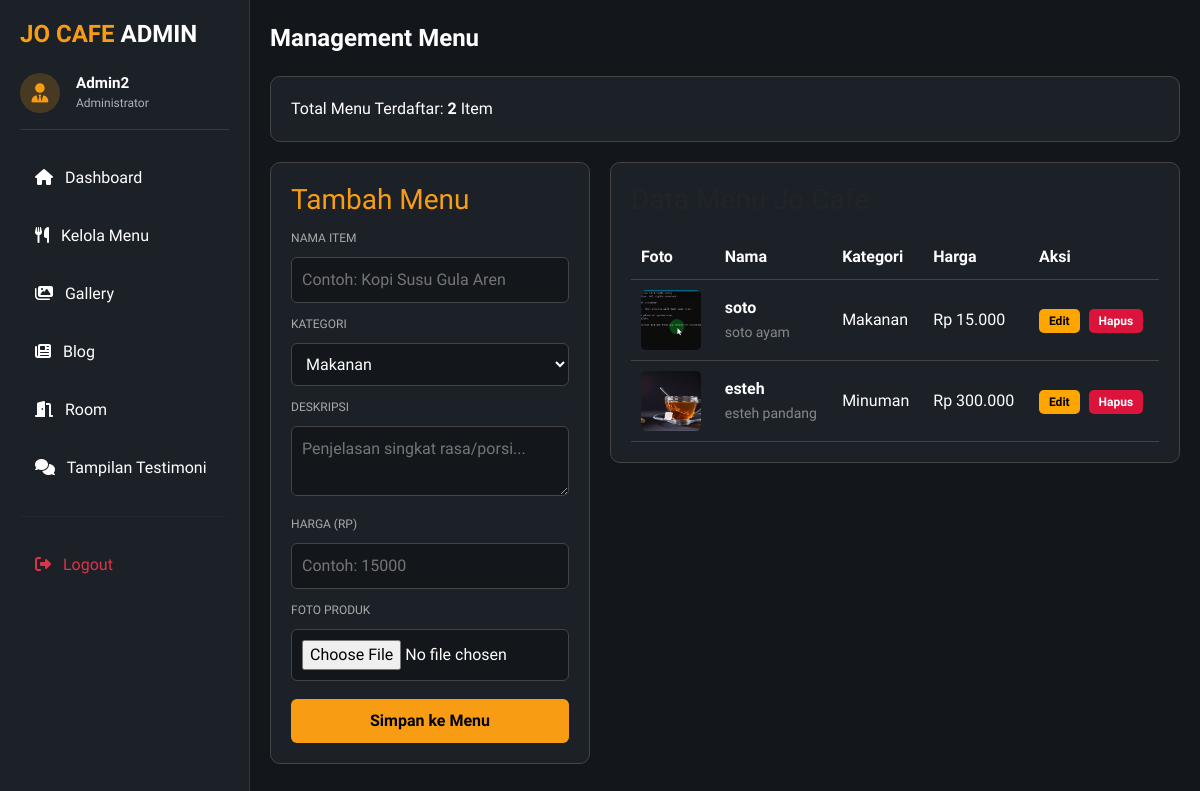
/dashboard/admin.php?page=menu (signed in), run on the app's committed database.
### tables this page shows
CREATE TABLE `menu` (
  `id_menu` int(11) NOT NULL,
  `id_admin` int(11) DEFAULT NULL,
  `nama_item` varchar(100) DEFAULT NULL,
  `kategori` enum('makanan','minuman') DEFAULT NULL,
  `deskripsi` text DEFAULT NULL,
  `harga` decimal(10,2) DEFAULT NULL,
  `gambar` varchar(255) DEFAULT NULL
);

### menu.php (the view, shortened to what this page needs)
<?php
include_once "../config/koneksi.php";
$is_edit = false;
$edit_data = ['id_menu' => '', 'nama_item' => '', 'kategori' => '', 'deskripsi' => '', 'harga' => '', 'gambar' => ''];
?>
<div class="content-menu">
    <div class="title">Management Menu</div>
    <div class="stats">
        <div class="stat-box">
            <?php $count = mysqli_query($conn, "SELECT id_menu FROM menu"); ?>
            Total Menu Terdaftar: <strong><?php echo mysqli_num_rows($count); ?></strong> Item
        </div>
    </div>
    <div class="grid">
        <div class="card form">
            <h3 style="color: #f89d13; margin-top:0;"><?php echo $is_edit ? "Edit Menu" : "Tambah Menu"; ?></h3>
            <form action="admin.php?page=menu" method="POST" enctype="multipart/form-data">
                <label style="font-size: 12px; color: #aaa;">NAMA ITEM</label>
                <input type="text" name="nama_item" value="<?php echo htmlspecialchars($edit_data['nama_item']); ?>" placeholder="Contoh: Kopi Susu Gula Aren" required>
                <label style="font-size: 12px; color: #aaa;">KATEGORI</label>
                <select name="kategori">
                    <option value="makanan" <?php if($edit_data['kategori'] == 'makanan') echo 'selected'; ?>>Makanan</option>
                </select>
                <label style="font-size: 12px; color: #aaa;">DESKRIPSI</label>
                <textarea name="deskripsi" placeholder="Penjelasan singkat rasa/porsi..."><?php echo htmlspecialchars($edit_data['deskripsi']); ?></textarea>
                <label style="font-size: 12px; color: #aaa;">HARGA (RP)</label>
                <input type="text" name="harga" value="<?php echo $edit_data['harga']; ?>" placeholder="Contoh: 15000" required>
                <label style="font-size: 12px; color: #aaa;">FOTO PRODUK <?php if($is_edit) echo "(Kosongkan jika tidak ganti)"; ?></label>
                <input type="file" name="gambar" accept="image/*">
                <button type="submit" name="simpan" class="btn-submit"><?php echo $is_edit ? "Update Data" : "Simpan ke Menu"; ?></button>
            </form>
        </div>
        <div class="card" style="flex:1;">
            <h3 style="margin-top:0;">Data Menu Jo Cafe</h3>
            <table>
                <thead>
                    <tr>
                        <th>Foto</th>
                        <th>Nama</th>
                        <th>Kategori</th>
                        <th>Harga</th>
                        <th>Aksi</th>
                    </tr>
                </thead>
                <tbody>
                    <?php
                    $get_menu = mysqli_query($conn, "SELECT * FROM menu ORDER BY kategori ASC, id_menu DESC");
                    while ($m = mysqli_fetch_assoc($get_menu)) {
                        $path_foto = !empty($m['gambar']) ? "../assets/img/menu/".$m['gambar'] : "https://via.placeholder.com/60x60?text=No+Img";
                    ?>
                    <tr>
                        <td><img src="<?php echo $path_foto; ?>" alt="Menu" class="img-menu"></td>
                        <td>
                            <strong><?php echo htmlspecialchars($m['nama_item']); ?></strong><br>
                            <small style="color: #888;"><?php echo htmlspecialchars($m['deskripsi']); ?></small>
                        </td>
                        <td><span style="text-transform: capitalize;"><?php echo $m['kategori']; ?></span></td>
                        <td>Rp <?php echo number_format($m['harga'], 0, ',', '.'); ?></td>
                        <td>
                            <a href="admin.php?page=menu&edit=<?php echo $m['id_menu']; ?>" class="btn-edit">Edit</a>
                            <a href="admin.php?page=menu&hapus=<?php echo $m['id_menu']; ?>" class="btn-del" onclick="return confirm('Hapus menu ini?')">Hapus</a>
                        </td>
                    </tr>
                    <?php } ?>
                </tbody>
            </table>
        </div>
    </div>
</div>

### dashboard/admin.php (shortened to what this page needs)
<!DOCTYPE html>
<html lang="id">
<head>
    <link href="https://cdn.jsdelivr.net/npm/bootstrap@5.3.0/dist/css/bootstrap.min.css" rel="stylesheet">
    <link rel="stylesheet" href="https://cdnjs.cloudflare.com/ajax/libs/font-awesome/6.4.0/css/all.min.css">
</head>
<body>
<div class="sidebar">
    <h4 class="fw-bold mb-4" style="color: var(--accent-gold);">JO CAFE <span class="text-white">ADMIN</span></h4>
    <div class="d-flex align-items-center mb-4 pb-3" style="border-bottom: 1px solid var(--border-dark);">
        <div class="rounded-circle d-flex justify-content-center align-items-center me-3" style="width: 40px; height: 40px; background-color: rgba(248, 157, 19, 0.2); color: var(--accent-gold); font-size: 1.2rem;">
            <i class="fas fa-user-tie"></i>
        </div>
        <div style="line-height: 1.2;">
            <div class="fw-bold text-white text-capitalize" style="font-size: 0.95rem;">
                <?php echo isset($_SESSION['username']) ? htmlspecialchars($_SESSION['username']) : 'Admin'; ?>
            </div>
            <small class="title-cursive" style="font-size: 0.75rem; color: #aab3be;">Administrator</small>
        </div>
    </div>
    <a href="admin.php?page=home" class="nav-link-custom"><i class="fas fa-home me-2"></i> Dashboard</a>
    <a href="admin.php?page=menu" class="nav-link-custom"><i class="fas fa-utensils me-2"></i> Kelola Menu</a>
    <a href="admin.php?page=galeri" class="nav-link-custom"><i class="fas fa-images me-2"></i> Gallery</a>
    <a href="admin.php?page=blog" class="nav-link-custom"><i class="fas fa-newspaper me-2"></i> Blog</a>
    <a href="admin.php?page=room" class="nav-link-custom"><i class="fas fa-door-open me-2"></i> Room</a>
    <a href="admin.php?page=TampilanTestimoni" class="nav-link-custom"><i class="fas fa-comments me-2"></i> Tampilan Testimoni</a>
    <hr class="my-4" style="border-color: var(--border-dark);">
    <a href="../auth/logout.php" class="nav-link-custom text-danger"><i class="fas fa-sign-out-alt me-2"></i> Logout</a>
</div>
    <div class="main-content">
        <?php
    $halaman = isset($_GET['page']) ? $_GET['page'] : 'home';
    switch ($halaman) {
        case 'menu':
            include "../menu.php";
            break;
    }
    ?>
    </div>
</body>
</html>

### dashboard/admin.php (style rules this page uses)
:root { --bg-main: #13171c; --bg-card: #1c2128; --text-main: #ffffff; --accent-gold: #f89d13; --border-dark: rgba(255, 255, 255, 0.1); }
body { font-family: 'Plus Jakarta Sans', sans-serif !important; background-color: var(--bg-main); color: var(--text-main); margin: 0; display: flex; }
.sidebar { width: 250px; height: 100vh; background-color: var(--bg-card); border-right: 1px solid var(--border-dark); padding: 20px; position: fixed; }
.main-content { margin-left: 250px; width: calc(100% - 250px); height: 100vh; padding: 0; overflow-y: auto; overflow-x: hidden; padding-bottom: 50px; }
.nav-link-custom { color: var(--text-main); padding: 12px 15px; border-radius: 8px; display: block; text-decoration: none; margin-bottom: 10px; transition: 0.3s; }

### menu.php (style rules this page uses)
.content-menu { padding:20px; max-width:1100px; margin:auto; color: white; font-family: 'Plus Jakarta Sans', sans-serif; }
.title { font-size:24px; margin-bottom:20px; font-weight: bold; }
.stats { margin-bottom:20px; }
.stat-box { background:#1c2128; padding:20px; border-radius:10px; border: 1px solid #444; }
.grid { display:flex; gap:20px; align-items:flex-start; }
.card { background:#1c2128; padding:20px; border-radius:10px; border: 1px solid #444; }
.form { width:320px; }
table { width:100%; border-collapse:collapse; margin-top:10px; color: white; }
td, th { padding:10px; border-bottom:1px solid #444; text-align: left; }
input, select, textarea { width:100%; padding:10px; margin:8px 0; background:#13171c; color:white; border:1px solid #444; border-radius:6px; box-sizing: border-box; }
.btn-submit { width:100%; padding:10px; background:#f89d13; border:none; cursor:pointer; border-radius:6px; font-weight:bold; margin-top: 10px; color: black; }
.img-menu { width:60px; height:60px; object-fit:cover; border-radius:5px; background: #13171c; }
.btn-del { background: crimson; color: white; padding: 5px 10px; border-radius: 5px; text-decoration: none; font-size: 12px; font-weight: bold; margin-left: 5px; }
.btn-edit { background: orange; color: black; padding: 5px 10px; border-radius: 5px; text-decoration: none; font-size: 12px; font-weight: bold; }

### data on the page
menu: gambar (picture), nama_item "soto", deskripsi "soto ayam", kategori "Makanan", harga "15.000"
menu: gambar (picture), nama_item "esteh", deskripsi "esteh pandang", kategori "Minuman", harga "300.000"

### other printed values
$_SESSION['username'] "Admin2"
mysqli_num_rows($count) "2"
